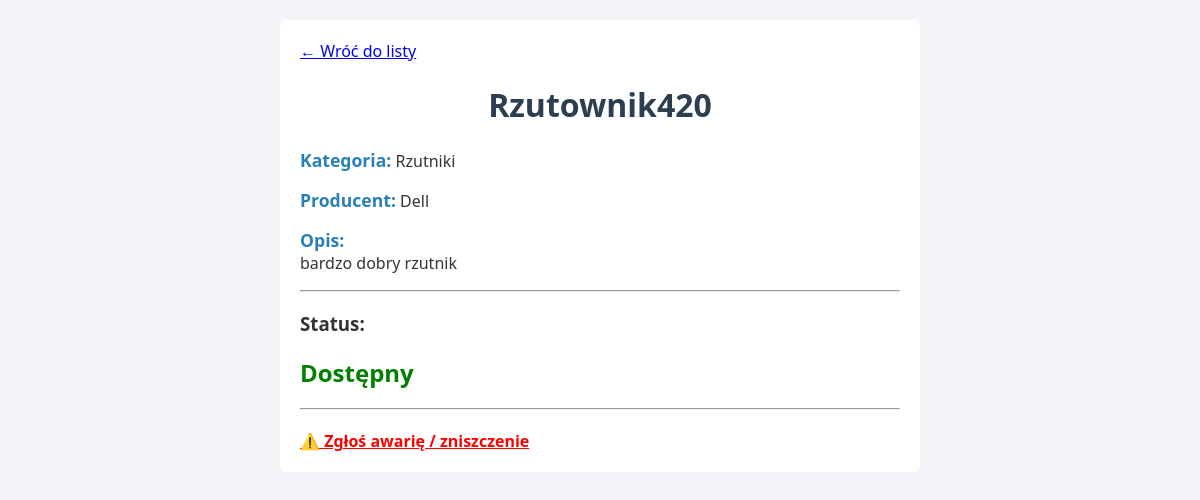
Screenshot of /produkt/3/ with the database file from the repository.
### core/models.py (models this page shows, shortened)
class Produkt(models.Model):
    nazwa = models.CharField(max_length=200)
    opis = models.TextField(blank=True)
    kategoria = models.ForeignKey(Kategoria, on_delete=models.CASCADE)
    producent = models.ForeignKey(Producent, on_delete=models.SET_NULL, null=True, blank=True)
    dostepny = models.BooleanField(default=True)  # Czy sprzęt jest teraz wolny?
    class Meta:
        verbose_name_plural = "Produkty"

class Kategoria(models.Model):
    nazwa = models.CharField(max_length=100)
    class Meta:
        verbose_name_plural = "Kategorie"

class Producent(models.Model):
    nazwa = models.CharField(max_length=100)
    opis = models.TextField(blank=True)
    class Meta:
        verbose_name_plural = "Producenci"

### core/views.py (the view)
# urls.py: path('produkt/<int:pk>/', views.szczegoly_produktu, name='szczegoly_produktu'),
def szczegoly_produktu(request, pk):
    produkt = get_object_or_404(Produkt, pk=pk)
    return render(request, 'core/szczegoly_produktu.html', {'produkt': produkt})

### core/templates/core/szczegoly_produktu.html (shortened to what this page needs)
{% load static %}
<!DOCTYPE html>
<html lang="pl">
<head>
    <link rel="stylesheet" href="{% static 'core/style.css' %}">
</head>
<body>
    <div style="max-width: 600px; margin: 0 auto; background: white; padding: 20px; border-radius: 8px;">
        <a href="{% url 'lista_produktow' %}">← Wróć do listy</a>
        <h1>{{ produkt.nazwa }}</h1>
        <p><strong>Kategoria:</strong> {{ produkt.kategoria.nazwa }}</p>
        <p><strong>Producent:</strong> {{ produkt.producent.nazwa }}</p>
        <p><strong>Opis:</strong><br>
        {{ produkt.opis|default:"Brak opisu." }}</p>
        <hr>
        <h3>Status:</h3>
        {% if produkt.dostepny %}
            <h2 style="color: green;">Dostępny</h2>
        {% else %}
            <h2 style="color: red;">Wypożyczony</h2>
        {% endif %}
        <hr>
        <div style="margin-top: 20px;">
            <a href="{% url 'zglos_awarie' produkt.pk %}" style="color: red; font-weight: bold;">
                ⚠️ Zgłoś awarię / zniszczenie
            </a>
        </div>
    </div>
</body>
</html>

### core/static/core/style.css (style rules this page uses)
body { font-family: 'Segoe UI', Tahoma, Geneva, Verdana, sans-serif; background-color: #f4f4f9; color: #333; margin: 0; padding: 20px; }
h1 { color: #2c3e50; text-align: center; }
strong { color: #2980b9; font-size: 1.1em; }

### rows the page displays
Produkt: nazwa "Rzutownik420", kategoria.nazwa "Rzutniki", producent.nazwa "Dell", opis "bardzo dobry rzutnik"
